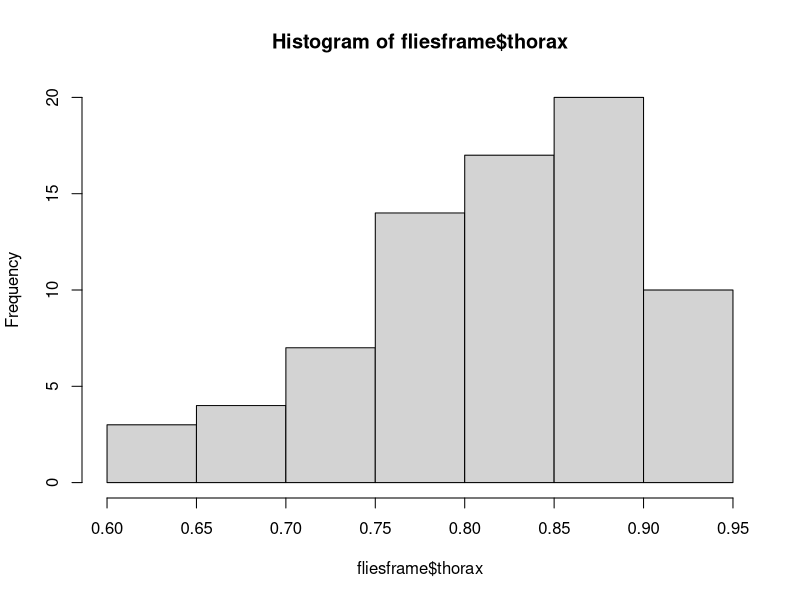
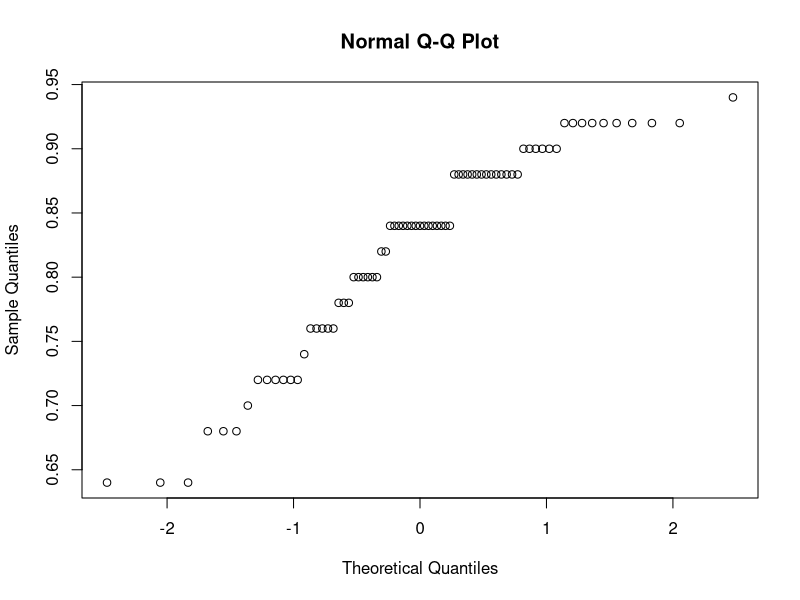
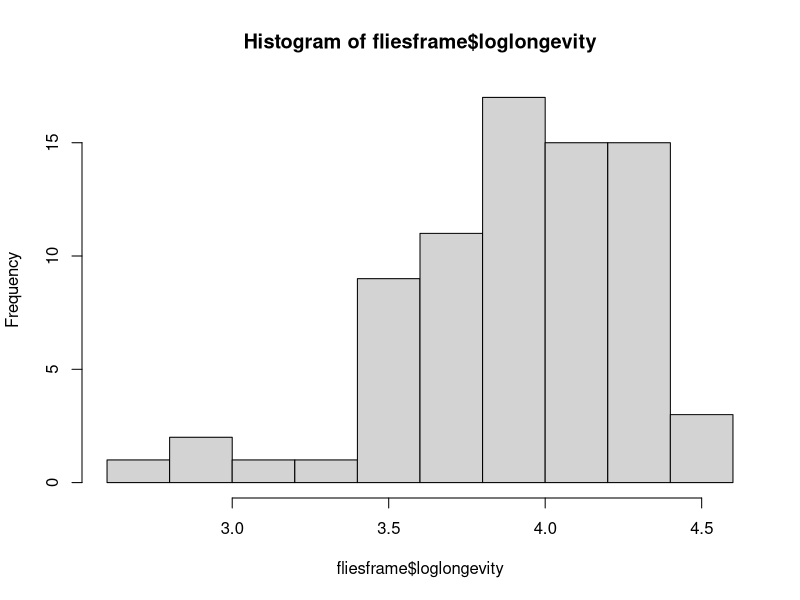
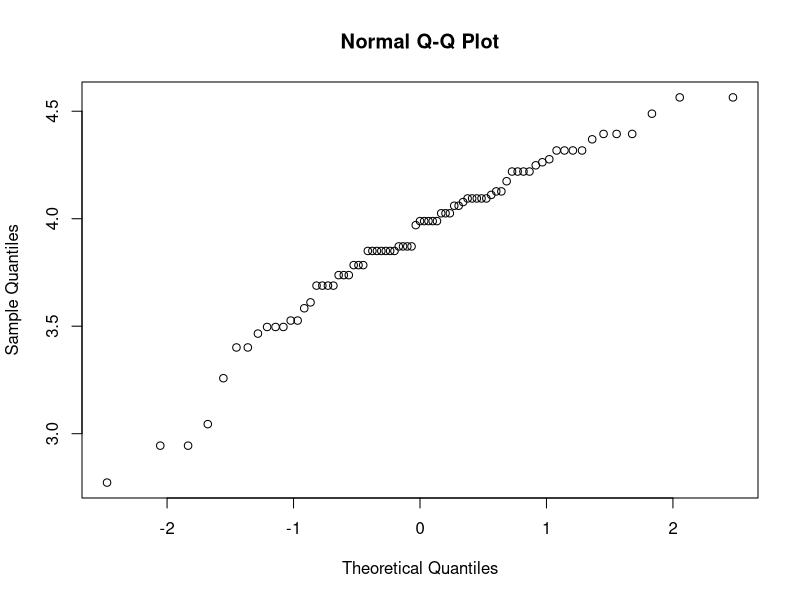
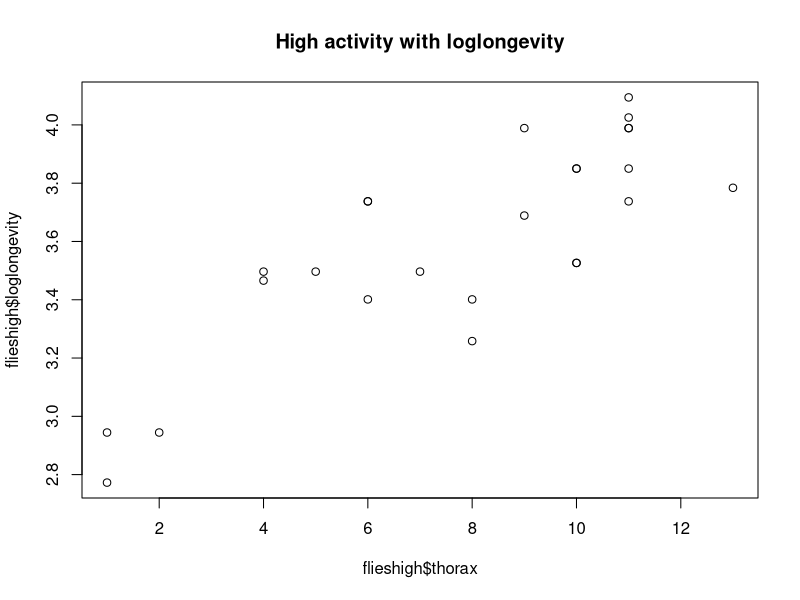
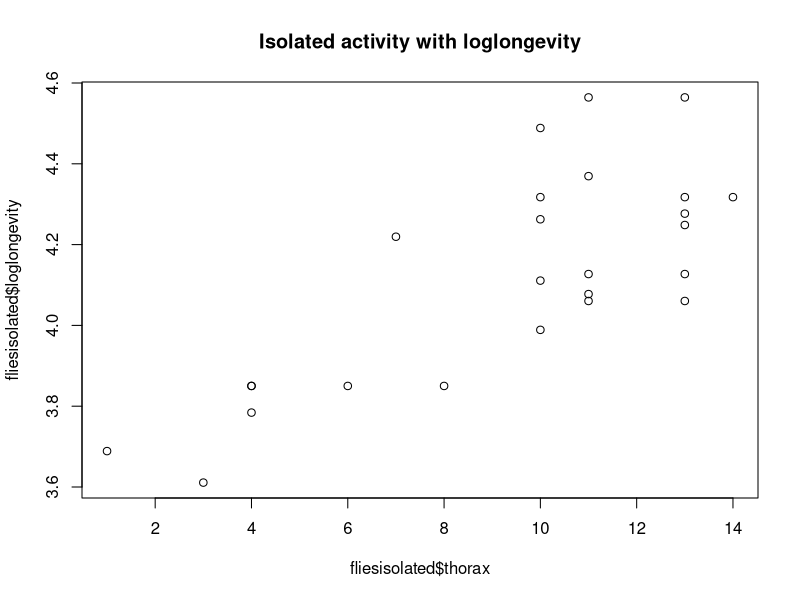
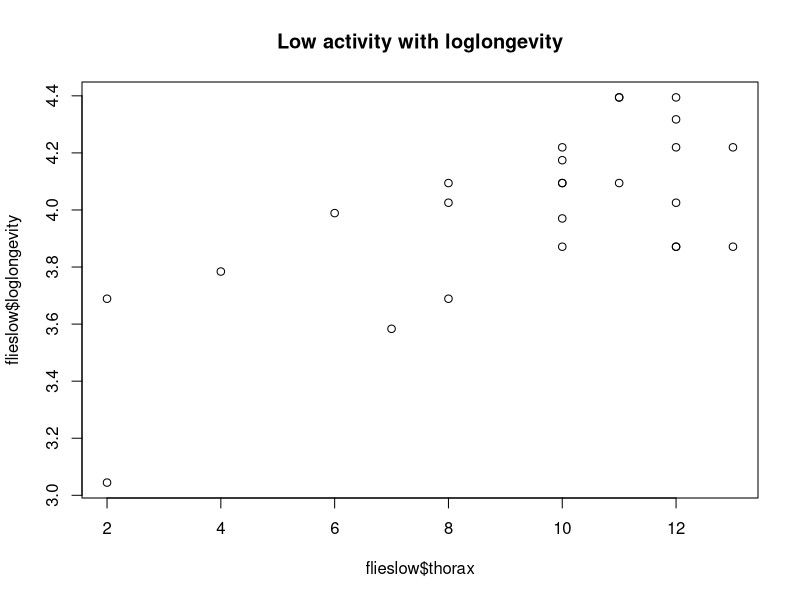
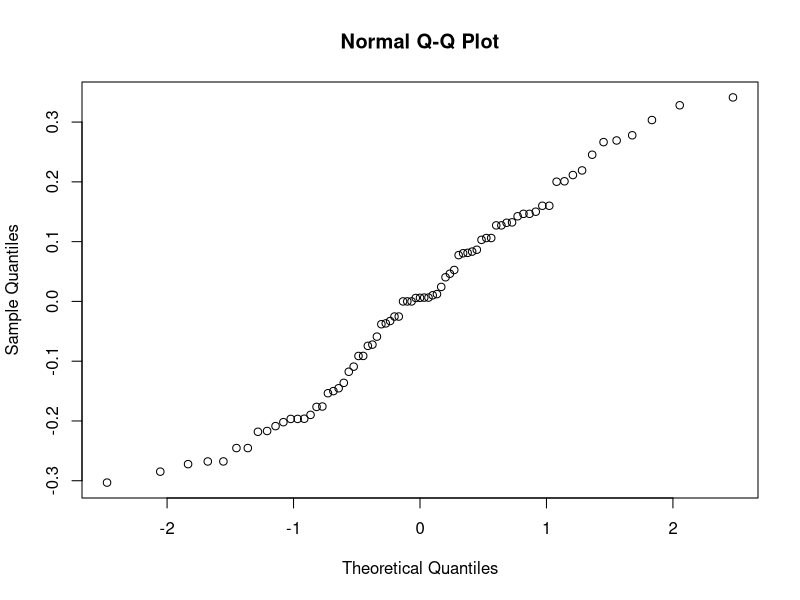

These charts were generated, in order, by the following R code:
## ---- chunk 1
options(digits = 3) #Showing only 3 decimals
library(multcomp)
library(lme4)
## ---- chunk 2
flies = read.table("fruitflies.txt",header=TRUE);
## ---- chunk 3
fliesframe = data.frame(thorax=flies$thorax,longevity=flies$longevity,activity=flies$activity,loglongevity=log(flies$longevity))
fliesframe
## ---- chunk 4
hist(fliesframe$thorax)
qqnorm(fliesframe$thorax)
## ---- chunk 5
hist(fliesframe$loglongevity)
qqnorm(fliesframe$loglongevity)
## ---- chunk 6
fliesanova = lm(longevity~activity,data=fliesframe)
anova(fliesanova)
## ---- chunk 7
summary(fliesanova)
## ---- chunk 8
fliesframe$activity = as.factor(fliesframe$activity)
fliesframe$thorax = as.factor(fliesframe$thorax)

fliesanova2 = lm(loglongevity~activity+thorax,data = fliesframe) #Should I use * or +
anova(fliesanova2)
## ---- chunk 9
fliesframe$thorax = as.numeric(fliesframe$thorax)
average_thorax = mean(fliesframe$thorax) 
fliesframe$thorax = as.factor(fliesframe$thorax)

## ---- chunk 10
contrasts(fliesframe$thorax)=contr.sum
contrasts(fliesframe$activity)=contr.sum
summary(fliesanova2)
## ---- chunk 11
fliesframe$thorax = as.numeric(fliesframe$thorax)
flieshigh = fliesframe[which(fliesframe$activity=="high"),]
fliesisolated = fliesframe[which(fliesframe$activity=="isolated"),]
flieslow = fliesframe[which(fliesframe$activity=="low"),]
## ---- chunk 12
plot(flieshigh$thorax,flieshigh$loglongevity,main="High activity with loglongevity")
plot(fliesisolated$thorax,fliesisolated$loglongevity,main="Isolated activity with loglongevity")
plot(flieslow$thorax,flieslow$loglongevity,main="Low activity with loglongevity")
## ---- chunk 13

qqnorm(residuals(fliesanova2))
## ---- chunk 14
plot(fitted(fliesanova2),residuals(fliesanova2))
## ---- chunk 15
fliesframe$activity=as.factor(fliesframe$longevity)
fliesaov = lm(longevity~thorax+activity,data=fliesframe)
drop1(fliesaov,type="F")
## ---- chunk 16
qqnorm(residuals(fliesanova))
qqline(residuals(fliesanova))
## ---- chunk 17
plot(fitted(fliesanova),residuals(fliesanova))
## ---- chunk 18

## ---- chunk 19


## ---- chunk 20


## ---- chunk 21


## ---- chunk 22


## ---- chunk 23


## ---- chunk 24


## ---- chunk 25


## ---- chunk 26


## ---- chunk 27

## ---- chunk 28


## ---- chunk 29


## ---- chunk 30


## ---- chunk 31


## ---- chunk 32
